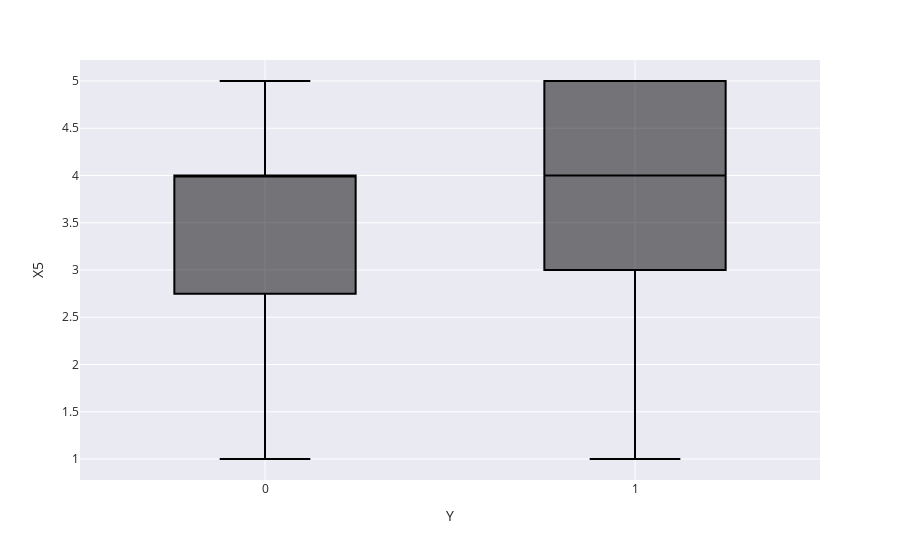

Here is the notebook cell this chart was saved with:
### Code cell
px.box(data,x=data["Y"],y=data[data.columns[5]]).update_traces(marker_color="black").update_layout(template="seaborn")

### Figure 1 — Plotly figure (JSON) as saved in the notebook; plotly's stock layout.template omitted (floating-point values rounded to 4 significant figures)
{"data": [{"alignmentgroup": "True", "hovertemplate": "Y=%{x}<br>X5=%{y}<extra></extra>", "legendgroup": "", "marker": {"color": "black"}, "name": "", "notched": false, "offsetgroup": "", "orientation": "v", "showlegend": false, "type": "box", "x": [0, 0, 1, 0, 0, 1, 0, 1, 0, 0, 0, 0, 1, 0, 0, 1, 0, 1, 0, 0, 1, 0, 0, 1, 1, 0, 1, 1, 1, 1, 0, 0, 1, 1, 1, 0, 1, 1, 1, 1, 0, 1, 0, 0, 1, 1, 1, 0, 1, 1, 1, 1, 1, 1, 1, 1, 0, 0, 1, 1, 0, 1, 1, 0, 1, 1, 0, 0, 1, 1, 1, 0, 1, 0, 1, 0, 0, 1, 0, 1, 1, 0, 1, 1, 0, 1, 1, 0, 0, 0, 0, 1, 1, 1, 0, 1, 0, 1, 1, 0, 1, 1, 0, 1, 0, 1, 1, 0, 0, 1, 0, 0, 0, 0, 0, 0, 1, 1, 1, 1, 0, 1, 1, 1, 0, 0], "x0": " ", "xaxis": "x", "y": [2, 4, 3, 3, 3, 5, 1, 4, 4, 5, 2, 4, 5, 4, 4, 4, 4, 4, 4, 4, 4, 5, 5, 2, 3, 2, 5, 3, 3, 5, 5, 4, 4, 4, 1, 4, 4, 4, 2, 2, 3, 2, 4, 2, 3, 4, 4, 1, 5, 4, 4, 4, 4, 4, 3, 3, 3, 3, 4, 2, 3, 5, 5, 5, 4, 4, 4, 4, 5, 5, 3, 1, 2, 2, 5, 4, 2, 5, 2, 5, 4, 3, 4, 4, 2, 4, 5, 4, 3, 2, 5, 5, 5, 4, 1, 5, 3, 5, 3, 4, 5, 4, 3, 3, 3, 5, 5, 4, 5, 4, 4, 4, 3, 4, 4, 5, 1, 5, 4, 5, 1, 4, 2, 4, 4, 5], "y0": " ", "yaxis": "y"}], "layout": {"boxmode": "group", "legend": {"tracegroupgap": 0}, "margin": {"t": 60}, "xaxis": {"anchor": "y", "domain": [0, 1], "title": {"text": "Y"}}, "yaxis": {"anchor": "x", "domain": [0, 1], "title": {"text": "X5"}}}}
